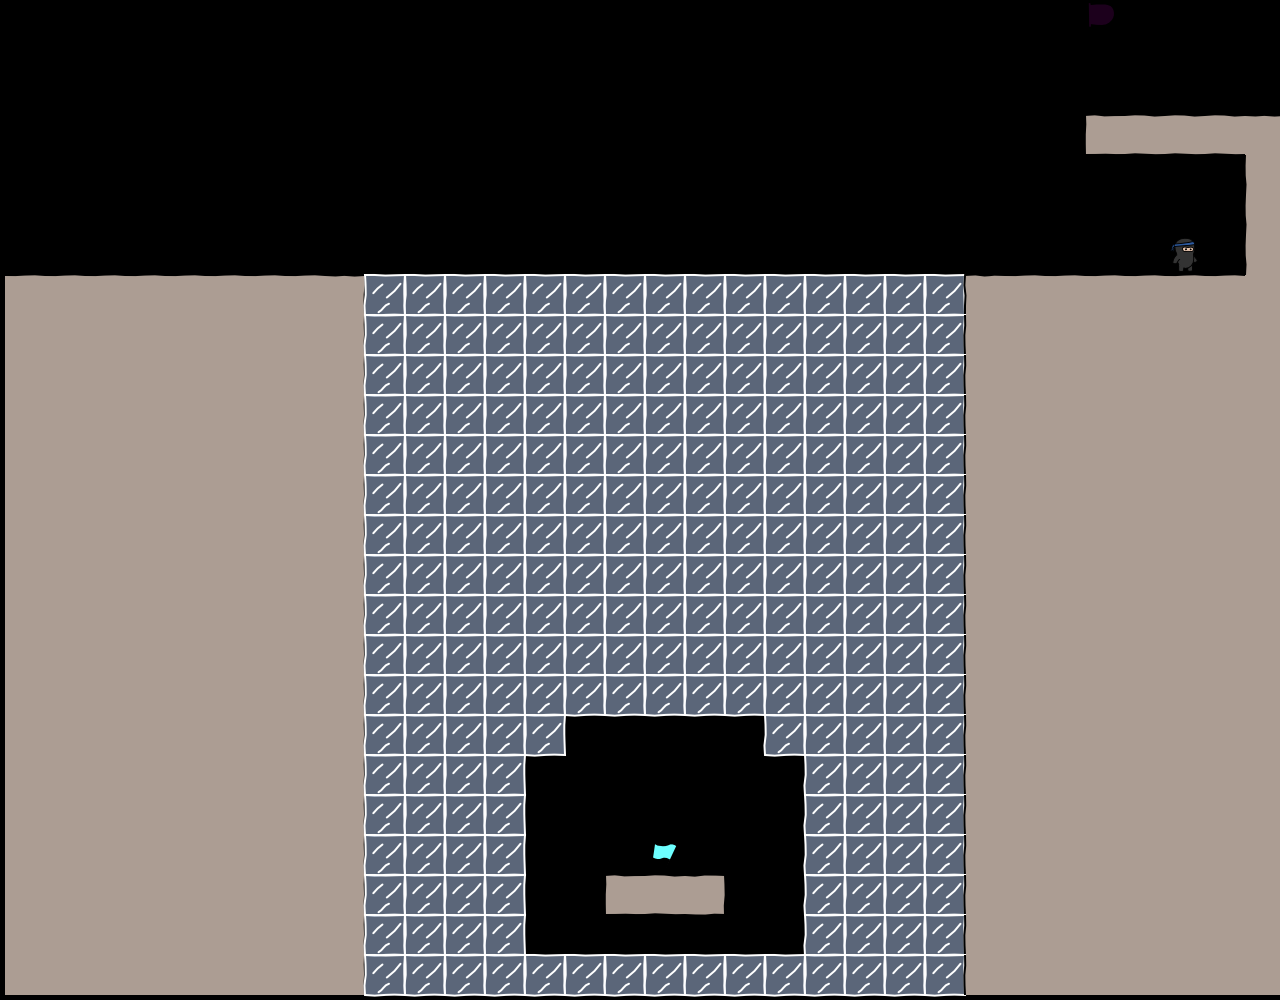

Rendered tile map (Tiled .tmx) drawn with the repository's tilesets; below, a short description and the full map source, tile grids included:
An orthogonal 32x25 tile map with 40x40 px tiles, 1 tile layer (bg).

<map version="1.0" orientation="orthogonal" width="32" height="25" tilewidth="40" tileheight="40">
 <tileset firstgid="1" name="tiles6_gapped" tilewidth="50" tileheight="50">
  <image source="tiles6_gapped.png" width="300" height="600" />
 </tileset>
 <layer name="bg" width="32" height="25">
  <data encoding="csv">
0,0,0,0,0,0,0,0,0,0,0,0,0,0,0,0,0,0,0,0,0,0,0,0,0,0,0,55,0,0,0,0,
0,0,0,0,0,0,0,0,0,0,0,0,0,0,0,0,0,0,0,0,0,0,0,0,0,0,0,0,0,0,0,0,
0,0,0,0,0,0,0,0,0,0,0,0,0,0,0,0,0,0,0,0,0,0,0,0,0,0,0,0,0,0,0,0,
0,0,0,0,0,0,0,0,0,0,0,0,0,0,0,0,0,0,0,0,0,0,0,0,0,0,0,1,2,2,2,9,
0,0,0,0,0,0,0,0,0,0,0,0,0,0,0,0,0,0,0,0,0,0,0,0,0,0,0,0,0,0,0,16,
0,0,0,0,0,0,0,0,0,0,0,0,0,0,0,0,0,0,0,0,0,0,0,0,0,0,0,0,0,0,0,16,
0,0,0,0,0,0,0,0,0,0,0,0,0,0,0,0,0,0,0,0,0,0,0,0,0,0,0,0,0,47,0,16,
8,8,8,8,8,8,8,8,9,68,68,68,68,68,68,68,68,68,68,68,68,68,68,68,7,8,8,8,8,8,8,14,
14,14,14,14,14,14,14,14,15,68,68,68,68,68,68,68,68,68,68,68,68,68,68,68,13,14,14,14,14,14,14,14,
14,14,14,14,14,14,14,14,15,68,68,68,68,68,68,68,68,68,68,68,68,68,68,68,13,14,14,14,14,14,14,14,
14,14,14,14,14,14,14,14,15,68,68,68,68,68,68,68,68,68,68,68,68,68,68,68,13,14,14,14,14,14,14,14,
14,14,14,14,14,14,14,14,15,68,68,68,68,68,68,68,68,68,68,68,68,68,68,68,13,14,14,14,14,14,14,14,
14,14,14,14,14,14,14,14,15,68,68,68,68,68,68,68,68,68,68,68,68,68,68,68,13,14,14,14,14,14,14,14,
14,14,14,14,14,14,14,14,15,68,68,68,68,68,68,68,68,68,68,68,68,68,68,68,13,14,14,14,14,14,14,14,
14,14,14,14,14,14,14,14,15,68,68,68,68,68,68,68,68,68,68,68,68,68,68,68,13,14,14,14,14,14,14,14,
14,14,14,14,14,14,14,14,15,68,68,68,68,68,68,68,68,68,68,68,68,68,68,68,13,14,14,14,14,14,14,14,
14,14,14,14,14,14,14,14,15,68,68,68,68,68,68,68,68,68,68,68,68,68,68,68,13,14,14,14,14,14,14,14,
14,14,14,14,14,14,14,14,15,68,68,68,68,68,68,68,68,68,68,68,68,68,68,68,13,14,14,14,14,14,14,14,
14,14,14,14,14,14,14,14,15,68,68,68,68,68,0,0,0,0,0,68,68,68,68,68,13,14,14,14,14,14,14,14,
14,14,14,14,14,14,14,14,15,68,68,68,68,0,0,0,0,0,0,0,68,68,68,68,13,14,14,14,14,14,14,14,
14,14,14,14,14,14,14,14,15,68,68,68,68,0,0,0,0,0,0,0,68,68,68,68,13,14,14,14,14,14,14,14,
14,14,14,14,14,14,14,14,15,68,68,68,68,0,0,0,48,0,0,0,68,68,68,68,13,14,14,14,14,14,14,14,
14,14,14,14,14,14,14,14,15,68,68,68,68,0,0,1,2,3,0,0,68,68,68,68,13,14,14,14,14,14,14,14,
14,14,14,14,14,14,14,14,15,68,68,68,68,0,0,0,0,0,0,0,68,68,68,68,13,14,14,14,14,14,14,14,
14,14,14,14,14,14,14,14,15,68,68,68,68,68,68,68,68,68,68,68,68,68,68,68,13,14,14,14,14,14,14,14
</data>
 </layer>
</map>
